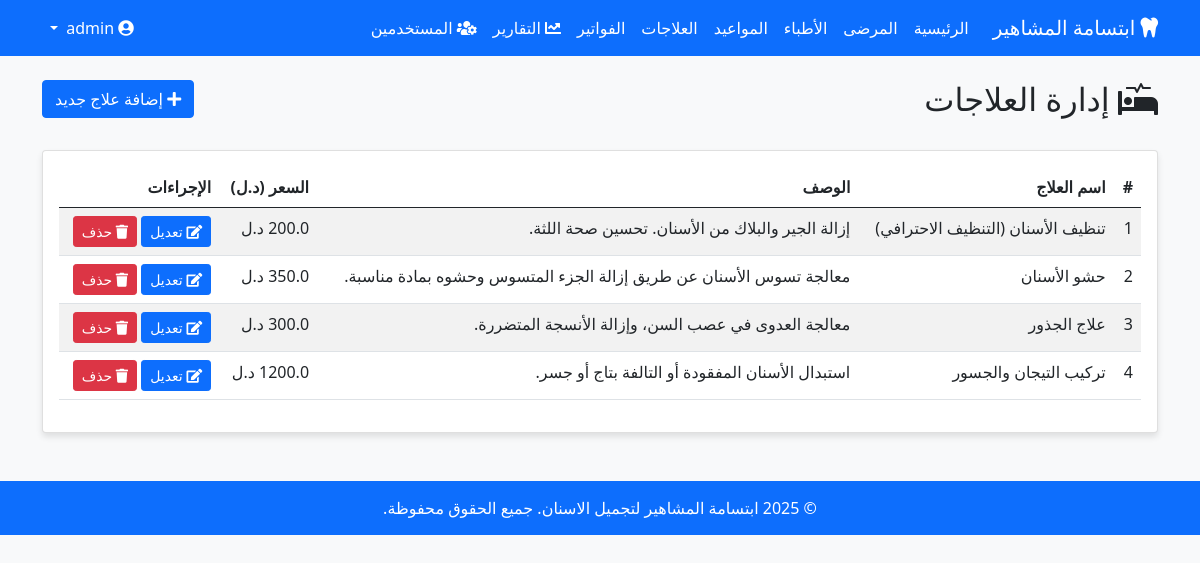
Page /treatments (signed in) on the committed database.
### models.py (models this page shows)
class Treatment(db.Model):
    id = db.Column(db.Integer, primary_key=True)
    name = db.Column(db.String(100), nullable=False)
    description = db.Column(db.Text)
    price = db.Column(db.Float, nullable=False)  # السعر بالدينار الليبي
    created_at = db.Column(db.DateTime, default=datetime.utcnow)
    invoice_items = db.relationship('InvoiceItem', backref='treatment', lazy=True)

### app.py (the view)
@app.route('/treatments')
@permission_required('view_treatments')
def treatments():
    all_treatments = Treatment.query.all()
    return render_template('treatments.html', treatments=all_treatments)

### app.py (called while the page is built)
@app.before_request
def check_login():
    public_endpoints = ['login', 'static']
    if not current_user.is_authenticated and request.endpoint not in public_endpoints:
        return redirect(url_for('login'))

@login_manager.user_loader
def load_user(user_id):
    return User.query.get(int(user_id))

def permission_required(permission):
    def decorator(f):
        @functools.wraps(f)
        def decorated_function(*args, **kwargs):
            if not current_user.is_authenticated:
                return redirect(url_for('login'))
            if not current_user.has_permission(permission):
                flash('ليس لديك صلاحية للوصول إلى هذه الصفحة', 'danger')
                return redirect(url_for('index'))
            return f(*args, **kwargs)
        return decorated_function
    return decorator

### models.py (called while the page is built)
    def has_permission(self, permission_name):
        for role_permission in self.role.permissions:
            if role_permission.permission.name == permission_name:
                return True
        return False

### templates/treatments.html
{% extends 'base.html' %}
{% block content %}
<div class="row mb-4">
    <div class="col-md-8">
        <h2><i class="fas fa-procedures"></i> إدارة العلاجات</h2>
    </div>
    <div class="col-md-4 text-end">
        <a href="{{ url_for('add_treatment') }}" class="btn btn-primary">
            <i class="fas fa-plus"></i> إضافة علاج جديد
        </a>
    </div>
</div>
<div class="card">
    <div class="card-body">
        {% if treatments %}
        <div class="table-responsive">
            <table class="table table-striped">
                <thead>
                    <tr>
                        <th>#</th>
                        <th>اسم العلاج</th>
                        <th>الوصف</th>
                        <th>السعر (د.ل)</th>
                        <th>الإجراءات</th>
                    </tr>
                </thead>
                <tbody>
                    {% for treatment in treatments %}
                    <tr>
                        <td>{{ treatment.id }}</td>
                        <td>{{ treatment.name }}</td>
                        <td>{{ treatment.description }}</td>
                        <td>{{ treatment.price }} د.ل</td>
                        <td>
                            <a href="{{ url_for('edit_treatment', id=treatment.id) }}" class="btn btn-sm btn-primary">
                                <i class="fas fa-edit"></i> تعديل
                            </a>
                            <a href="{{ url_for('delete_treatment', id=treatment.id) }}" class="btn btn-sm btn-danger" onclick="return confirm('هل أنت متأكد من حذف هذا العلاج؟');">
                                <i class="fas fa-trash"></i> حذف
                            </a>
                        </td>
                    </tr>
                    {% endfor %}
                </tbody>
            </table>
        </div>
        {% else %}
        <div class="alert alert-info text-center">
            لا توجد علاجات مسجلة حالياً. <a href="{{ url_for('add_treatment') }}">إضافة علاج جديد</a>
        </div>
        {% endif %}
    </div>
</div>
{% endblock %}

### templates/base.html (style rules this page uses)
body { font-family: 'Segoe UI', Tahoma, Geneva, Verdana, sans-serif; background-color: #f8f9fa; }
.card { margin-bottom: 20px; box-shadow: 0 4px 6px rgba(0, 0, 0, 0.1); }
.btn-primary { background-color: #0d6efd; border-color: #0d6efd; }
.btn-danger { background-color: #dc3545; border-color: #dc3545; }
.table { background-color: white; }

### rows in the picture
Treatment: id "1", name "تنظيف الأسنان (التنظيف الاحترافي)", description "إزالة الجير والبلاك من الأسنان. تحسين صحة اللثة."
Treatment: id "2", name "حشو الأسنان", description "معالجة تسوس الأسنان عن طريق إزالة الجزء المتسوس وحشوه بمادة مناسبة."
Treatment: id "3", name "علاج الجذور", description "معالجة العدوى في عصب السن، وإزالة الأنسجة المتضررة."
Treatment: id "4", name "تركيب التيجان والجسور", description "استبدال الأسنان المفقودة أو التالفة بتاج أو جسر."
